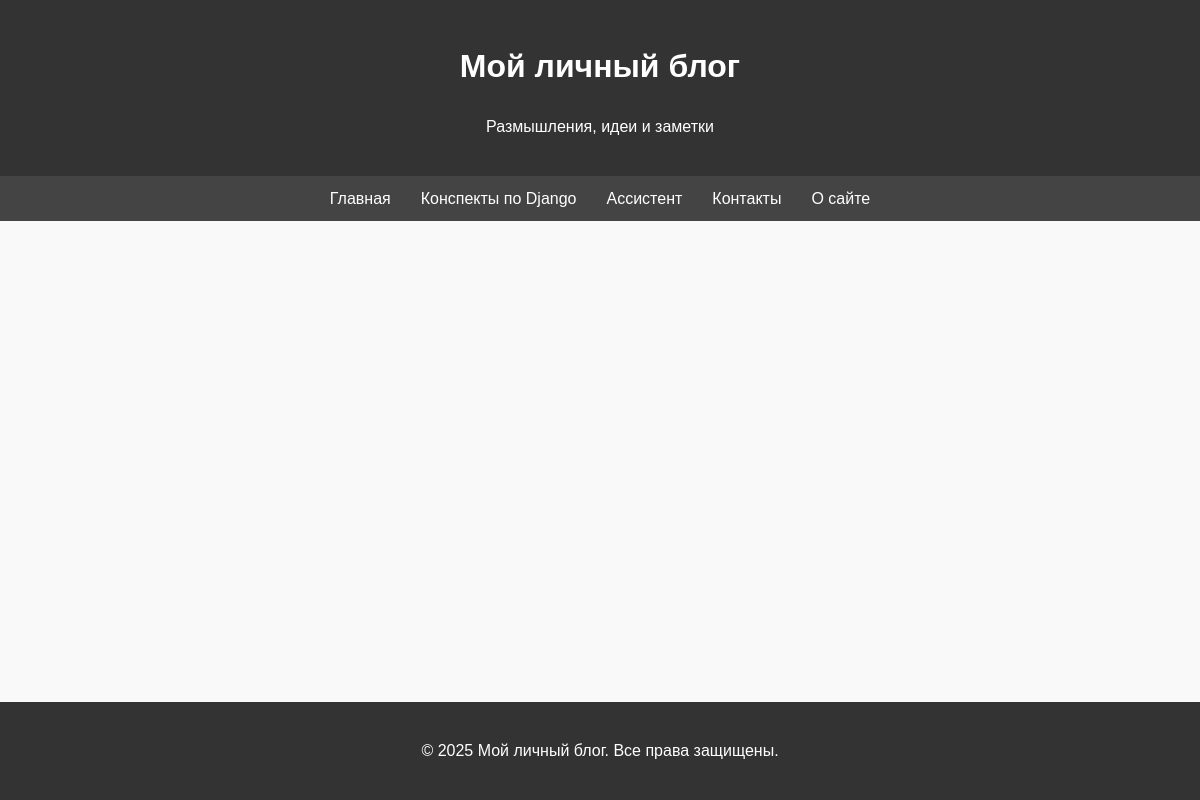
Before: /notes/ with the older database file.
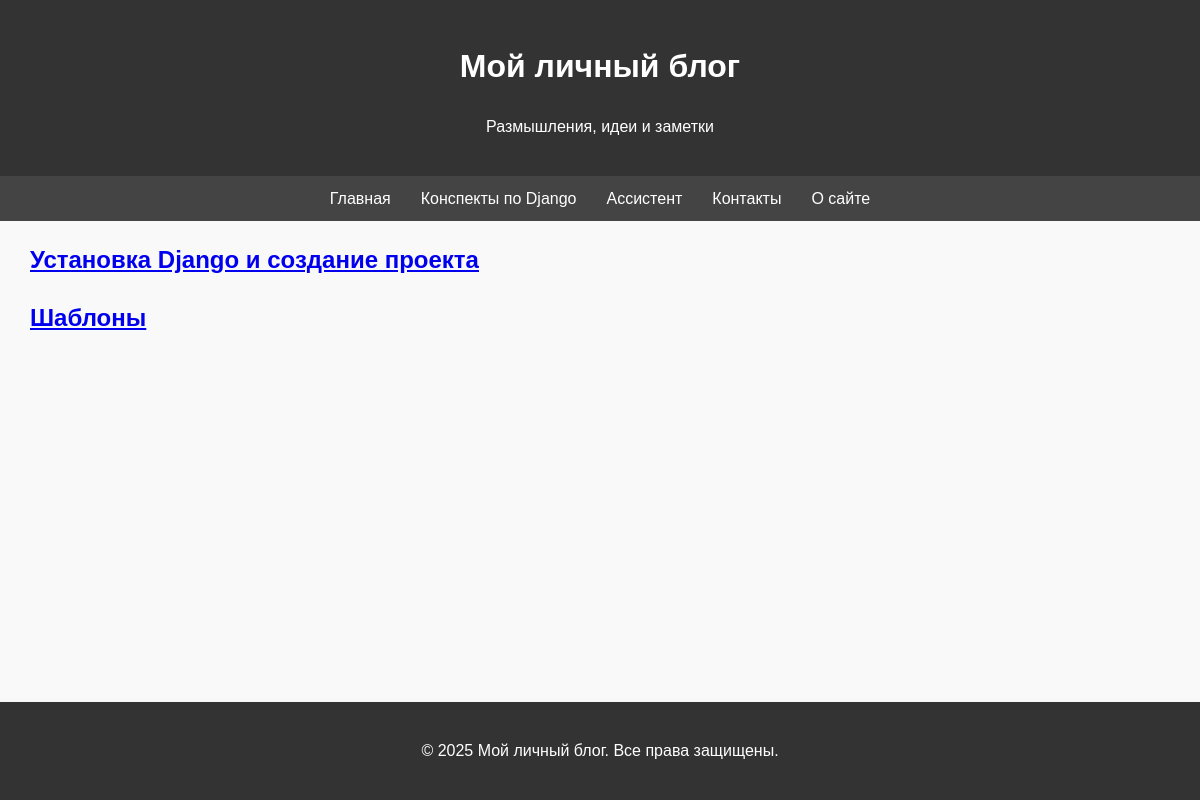
After: the same page with the newer database file.
### site_notes/models.py (models this page shows, shortened)
class Sections(models.Model):
    name = models.CharField(max_length=30, )
    slug = models.SlugField(max_length=15, db_index=True, unique=True)
    def get_absolute_url(self):
        return reverse('list_chapters', kwargs={'section_slug': self.slug})

### site_notes/views.py (the view)
# urls.py: path('notes/', views.ListSections.as_view(), name='notes'),
class ListSections(ListView):
    model = Sections
    template_name = 'site_notes/notes.html'
    context_object_name = 'content'
    def get_queryset(self):
        return Sections.objects.all()
    def get_context_data(self, **kwargs):
        context = super().get_context_data(**kwargs)
        context['title'] = 'Конспекты'
        return context

### site_notes/templates/site_notes/notes.html
{% extends "base.html" %}
{% block content%}
<div style="padding-left: 30px;">
    {% for s in content %}
        <h2><a href="{{ s.get_absolute_url }}">{{ s.name }}</a></h2>
    {% endfor %}
</div>
{% endblock%}

### templates/base.html (shortened to what this page needs)
{% load static %}
<!DOCTYPE html>
<html lang="ru">
<head>
    <link rel="stylesheet" href="{% static 'css/styles.css' %}">
</head>
<body>
    <div class="page-wrapper">
        <header>
            <h1>Мой личный блог</h1>
            <p>Размышления, идеи и заметки</p>
        </header>
        <nav>
            <ul>
                <li><a href="{% url 'home' %}">Главная</a></li>
                <li><a href="{% url 'notes' %}">Конспекты по Django</a></li>
                <li><a href="{% url 'assistant' %}">Ассистент</a></li>
                <li><a href="{% url 'contacts' %}">Контакты</a></li>
                <li><a href="{% url 'about' %}">О сайте</a></li>
            </ul>
        </nav>
        <main class="content">
            {% block content %}{% endblock %}
        </main>
        <footer>
            <p>&copy; 2025 Мой личный блог. Все права защищены.</p>
        </footer>
    </div>
</body>
</html>

### static/css/styles.css (style rules this page uses)
body { font-family: Arial, sans-serif; line-height: 1.6; margin: 0; padding: 0; color: #333; background-color: #f9f9f9; }
header { background: #333; color: #fff; padding: 20px 0; text-align: center; }
nav { background: #444; padding: 10px 0; }
nav ul { list-style: none; padding: 0; margin: 0; display: flex; justify-content: center; }
nav ul li { margin: 0 15px; }
nav ul li a { color: #fff; text-decoration: none; }
footer { background: #333; color: #fff; text-align: center; padding: 20px 0; margin-top: 20px; }
body, html { margin: 0; padding: 0; width: 100%; height: 100%; font-family: Arial, sans-serif; }
footer { background: #333; color: #fff; text-align: center; padding: 20px 0; margin-top: 0; }
body, html { margin: 0; padding: 0; height: 100%; font-family: Arial, sans-serif; }
.page-wrapper { display: flex; flex-direction: column; min-height: 100vh; }
.content { flex: 1 0 auto; }
footer { background: #333; color: #fff; text-align: center; padding: 20px 0; flex-shrink: 0; }

Changed rows visible on the page:
added Sections: name "Установка Django и создание проекта"
added Sections: name "Шаблоны"
